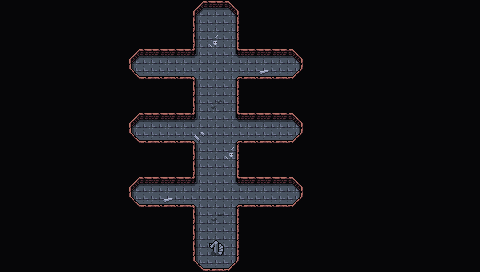

Tiled map render using the project's own tile images. Description and the map definition, with tile-layer contents summarised, below:
An orthogonal 30x17 tile map with 16x16 px tiles, 3 tile layers (Background, Ground, Clutter), 2 tilesets and 14 objects.

<map version="1.5" tiledversion="1.7.2" orientation="orthogonal" renderorder="right-down" width="30" height="17" tilewidth="16" tileheight="16" infinite="0" nextlayerid="6" nextobjectid="73">
 <editorsettings>
  <export target="wastetown..tmx" format="tmx" />
 </editorsettings>
 <tileset firstgid="1" source="../tileset/main.tsx" />
 <tileset firstgid="3477" source="../tileset/buildings.tsx" />
 <layer id="1" name="Background" width="30" height="17">
  <data>[510 cells, 510 non-empty, 1 distinct tile ids]</data>
 </layer>
 <layer id="2" name="Ground" width="30" height="17">
  <data>[510 cells, 496 non-empty, 14 distinct tile ids]</data>
 </layer>
 <layer id="3" name="Clutter" width="30" height="17">
  <properties>
   <property name="spriteLayer" type="bool" value="true" />
  </properties>
  <data>[510 cells, 7 non-empty, 5 distinct tile ids]</data>
 </layer>
 <objectgroup id="4" name="Objects">
  <object id="38" template="../obj/entry_up.tx" x="208" y="260">
   <properties>
    <property name="teleport" value="../common/maps/map/graveyard_4.tmx" />
   </properties>
  </object>
  <object id="48" template="../obj/treasure.tx" x="208.333" y="23.8333" />
  <object id="50" template="../obj/enemy.tx" x="208.402" y="40.5586">
   <properties>
    <property name="enemy" value="Skeleton" />
   </properties>
  </object>
  <object id="62" template="../obj/enemy.tx" x="245.75" y="73.5">
   <properties>
    <property name="enemy" value="Skeleton" />
   </properties>
  </object>
  <object id="63" template="../obj/enemy.tx" x="246.25" y="137.5">
   <properties>
    <property name="enemy" value="Skeleton" />
   </properties>
  </object>
  <object id="64" template="../obj/enemy.tx" x="247.5" y="201.75">
   <properties>
    <property name="enemy" value="Skeleton" />
   </properties>
  </object>
  <object id="65" template="../obj/enemy.tx" x="169.75" y="201.5">
   <properties>
    <property name="enemy" value="Skeleton" />
   </properties>
  </object>
  <object id="66" template="../obj/enemy.tx" x="172" y="138">
   <properties>
    <property name="enemy" value="Skeleton" />
   </properties>
  </object>
  <object id="67" template="../obj/enemy.tx" x="171" y="75.75">
   <properties>
    <property name="enemy" value="Skeleton" />
   </properties>
  </object>
  <object id="68" template="../obj/treasure.tx" x="139" y="138.5" />
  <object id="69" template="../obj/treasure.tx" x="277.5" y="75" />
  <object id="70" template="../obj/treasure.tx" x="276.75" y="202.75" />
  <object id="71" template="../obj/gold.tx" x="135.25" y="201" />
  <object id="72" template="../obj/gold.tx" x="136" y="72.75" />
 </objectgroup>
</map>
